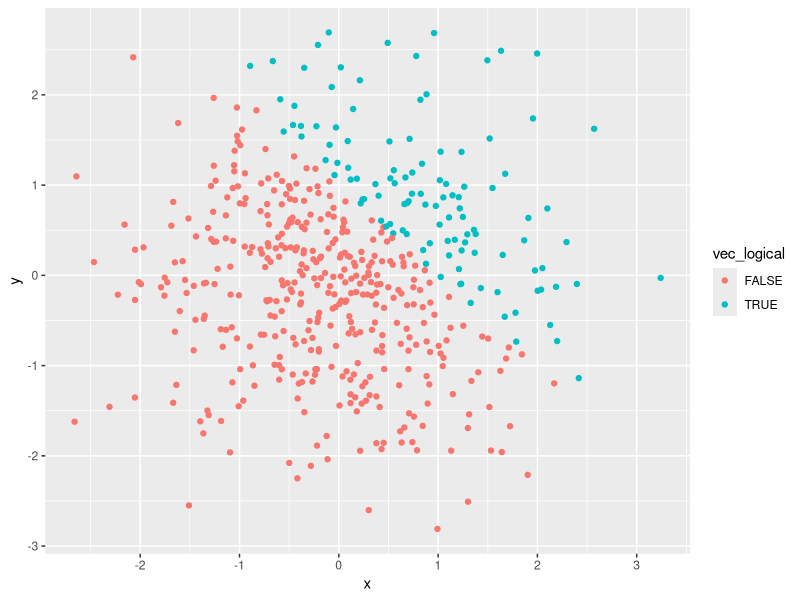
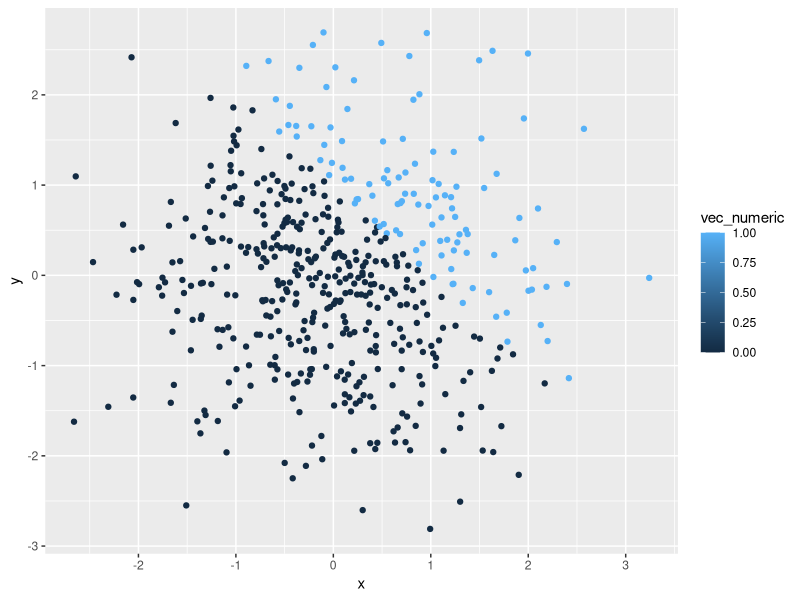
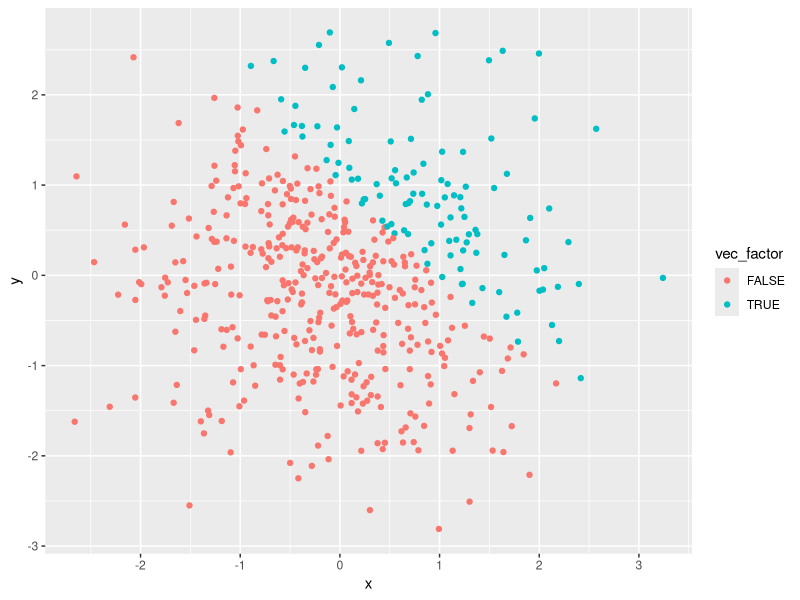
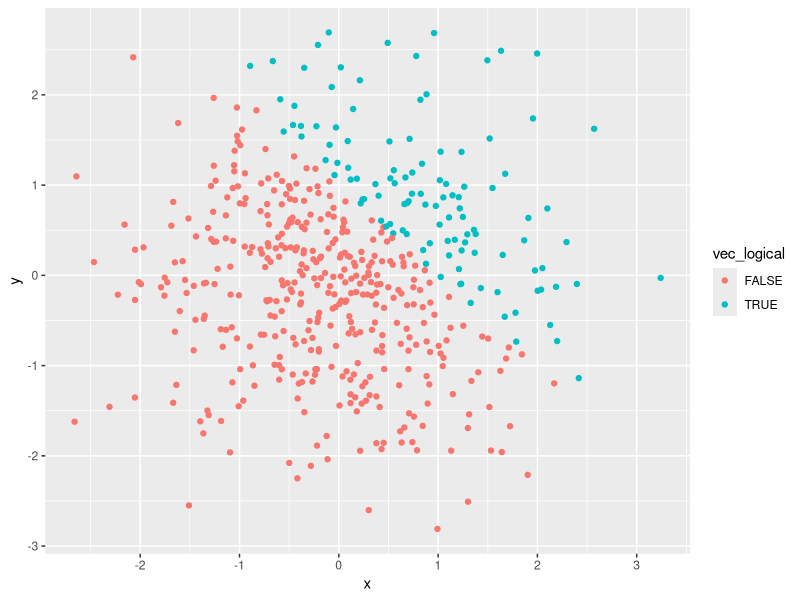

R code for these plots, in order:
## ---- chunk 1
knitr::opts_chunk$set(echo = TRUE)
library(tidyverse)

set.seed(123)
## ---- chunk 2
hw1_df = tibble(
  norm_samp = rnorm(8,0,1),
  vec_logical = norm_samp > 0,
  vec_char = c("1","2","3","4","5","6","7","8"),
  vec_factor = factor(c("high","medium","low","high","medium","low","high","medium"))
)

hw1_df

mean_norm = mean(pull(hw1_df, norm_samp))
mean_norm

mean_logical = mean(pull(hw1_df, vec_logical))
mean_logical

mean_char = mean(pull(hw1_df, vec_char))
mean_char 

mean_factor = mean(pull(hw1_df, vec_factor))
mean_factor 
## ---- chunk 3
numeric_convert <- as.numeric(pull(hw1_df, vec_logical))
numeric_multiply = numeric_convert * pull(hw1_df,norm_samp)
numeric_multiply

factor_convert <- as.factor(pull(hw1_df, vec_logical))
factor_multiply = factor_convert * pull(hw1_df,norm_samp)
factor_multiply   #factor cannot be multiplied by numerical variables


factor_convert <- as.factor(pull(hw1_df, vec_logical))
factor_numeric <- as.numeric(factor_convert)
factor_numeric_multiply = factor_numeric * pull(hw1_df,norm_samp)
factor_numeric_multiply 

## ---- chunk 4
hw1_problem2_df = tibble(
  x = rnorm(500,0,1),
  y = rnorm(500,0,1),
 vec_logical = (x + y) > 1,
 vec_numeric = as.numeric(vec_logical),
 vec_factor = as.factor(vec_logical)
 )

hw1_problem2_df
## ---- chunk 5
ggplot(hw1_problem2_df, aes(x = x, y = y,color = vec_logical)) + geom_point()
ggsave("scatter_plot.pdf", height = 4, width = 6)
## ---- chunk 6
ggplot(hw1_problem2_df, aes(x = x, y = y,color = vec_numeric)) + geom_point()
## ---- chunk 7
ggplot(hw1_problem2_df, aes(x = x, y = y,color = vec_factor)) + geom_point()
